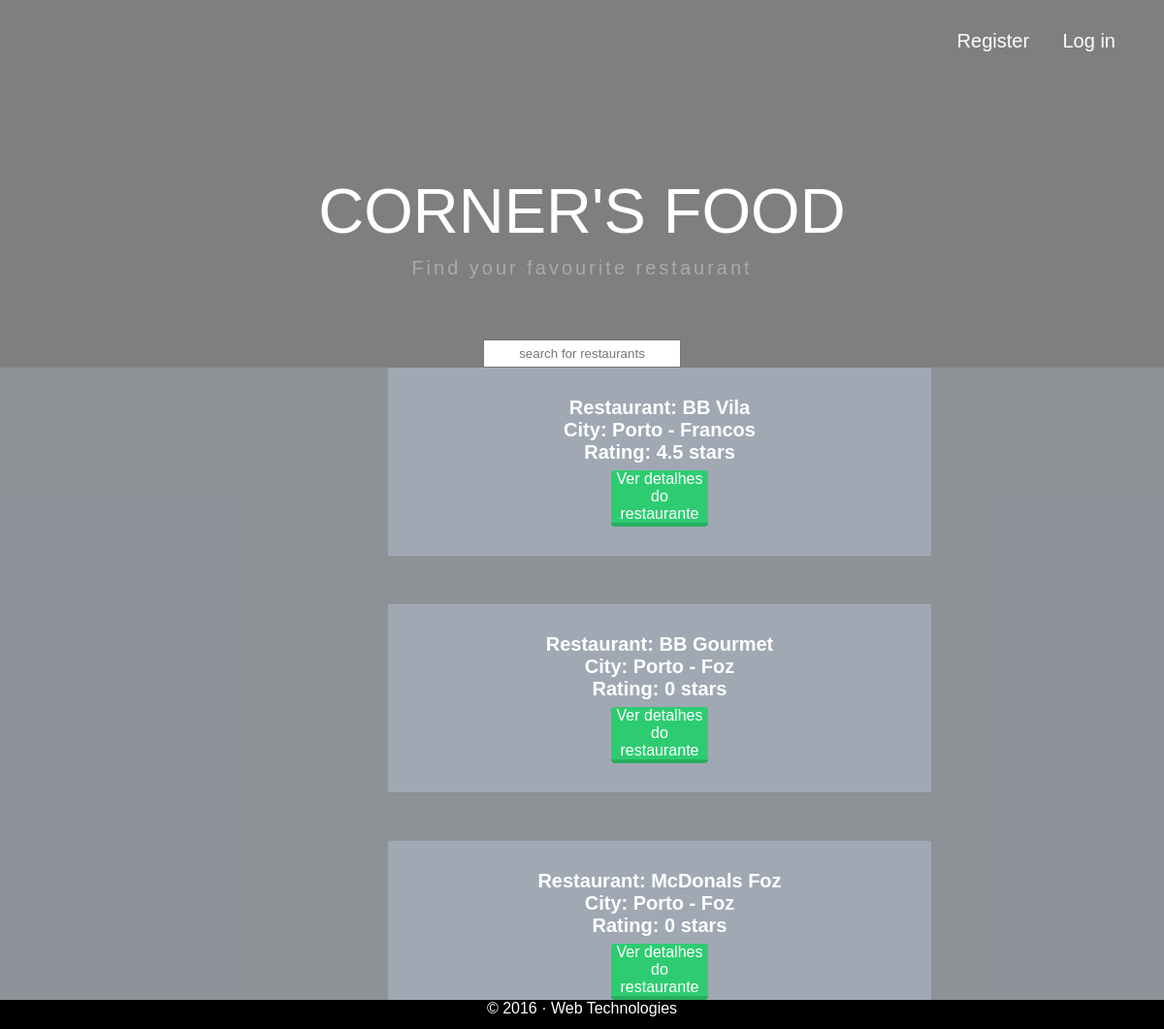
The page /search_restaurant.php on the database its author committed.
### tables this page shows
CREATE TABLE Restaurant(
			idRestaurant INTEGER PRIMARY KEY AUTOINCREMENT,
			name VARCHAR NOT NULL,
			owner VARCHAR REFERENCES User(username),
			timetable VARCHAR,
			contact INTEGER,
			address VARCHAR,
			idCity INTEGER REFERENCES City(idCity)
			);

CREATE TABLE City(
			idCity INTEGER PRIMARY KEY,
			city VARCHAR
			);

### search_restaurant.php (called while the page is built)
<?php
	include_once('config/init.php');
	include_once('templates/headerFinal.php');
	include('templates/Corner_food.php');
	include('templates/search_restaurant_form.php');
	include_once('templates/footer.php');
	$Restaurant_search = $_GET['Restaurant_search'];
	$stmt = $conn->prepare("SELECT name, idRestaurant FROM Restaurant WHERE name LIKE '%$Restaurant_search%'");
	$stmt->execute();
	$Result_restaurants = $stmt->fetchAll();
	include('templates/Restaurant_search_result.php');
?>

### getRestaurantInfo.php (called while the page is built, shortened)
<?php
function getRestaurant($Rest_Name){
	global $conn;
	$stmt = $conn->prepare("SELECT idRestaurant FROM Restaurant WHERE name = \"$Rest_Name\"");
	$stmt->execute();
	$RestArray= $stmt->fetch(PDO::FETCH_ASSOC);
	$Rest = $RestArray['idRestaurant'];
	return $Rest;
}
function getAverage($Rest) {
	global $conn;
	$Sum_Average = 0;
	$Rating = "SELECT rating FROM Review WHERE Review.idRestaurant = $Rest";
	$All_rating = $conn->prepare($Rating);
	$All_rating->execute();
	$result = $All_rating->fetchAll();
	if (count($result) === 0)
	{
		return 0;
	}
	foreach( $result as $coments) {
		$Sum_Average += $coments['rating'];
	}
	$Average = $Sum_Average / count($result);
	$Average = round($Average, 1);
	return $Average;
}
function getCity($Rest_Name){
	global $conn;
	$stmt = $conn->prepare("SELECT City.city FROM Restaurant, City WHERE City.idCity = Restaurant.idCity AND Restaurant.name = \"$Rest_Name\"");
	$stmt->execute();
	return $stmt->fetch();
}
?>

### templates/Restaurant_search_result.php (the view)
<div class="List-Restaurants">
		<div class="tabContentGroup">
			<div id="restaurantes" class="tabContent">
				<?php if(count($Result_restaurants)>0)
				{
					include("getRestaurantInfo.php");
					foreach($Result_restaurants as $ThisRestaurant)
						{ ?>
					<div id="Restaurant">
						<?php
						$This_Rest_Name = $ThisRestaurant['name'];
						$Rest = getRestaurant($This_Rest_Name);
						$Rating = getAverage($Rest);
						$Rest_City = getCity($This_Rest_Name);
						?>
						<h1>Restaurant: <?=$This_Rest_Name ?></h1>
						<h1>City: <?=$Rest_City['city'] ?></h1>
						<h1>Rating: <?=$Rating ?> stars</h1>
						<a href="RestaurantDetailPage.php?Restaurant_search=<?=$Rest?>#info"> Ver detalhes do restaurante </a>
					</div>
					<?php } ?>
					<?php } ?>
			</div>
		</div>
	</div>

### css/style.css (style rules this page uses)
* { margin: 0; padding: 0; }
html, body { height: 100%; font-family: Calibri,sans-serif; }
.List-Restaurants { background-color: rgba(166, 174, 188,0.4); text-align: center; }
#Restaurant { padding: 30px; margin-left: 400px; background-color: rgba(166, 174, 188,0.8); width: 500px; margin-bottom: 50px; }
#Restaurant h1 { font-family: Calibri,sans-serif; font-size: 20px; color: white; }
#Restaurant a { text-decoration: none; color: #fff; border-radius: 4px; border: none; border-bottom: 4px solid #27AE60; background-color: #2ECC71; display: inherit; margin-left: 200px; width: 100px; margin-top:7px; }

### rows shown on the page
restaurant: name "BB Vila", idCity.city "Porto - Francos", Rating "4.5"
restaurant: name "BB Gourmet", idCity.city "Porto - Foz", Rating "0"
restaurant: name "McDonals Foz", idCity.city "Porto - Foz", Rating "0"
